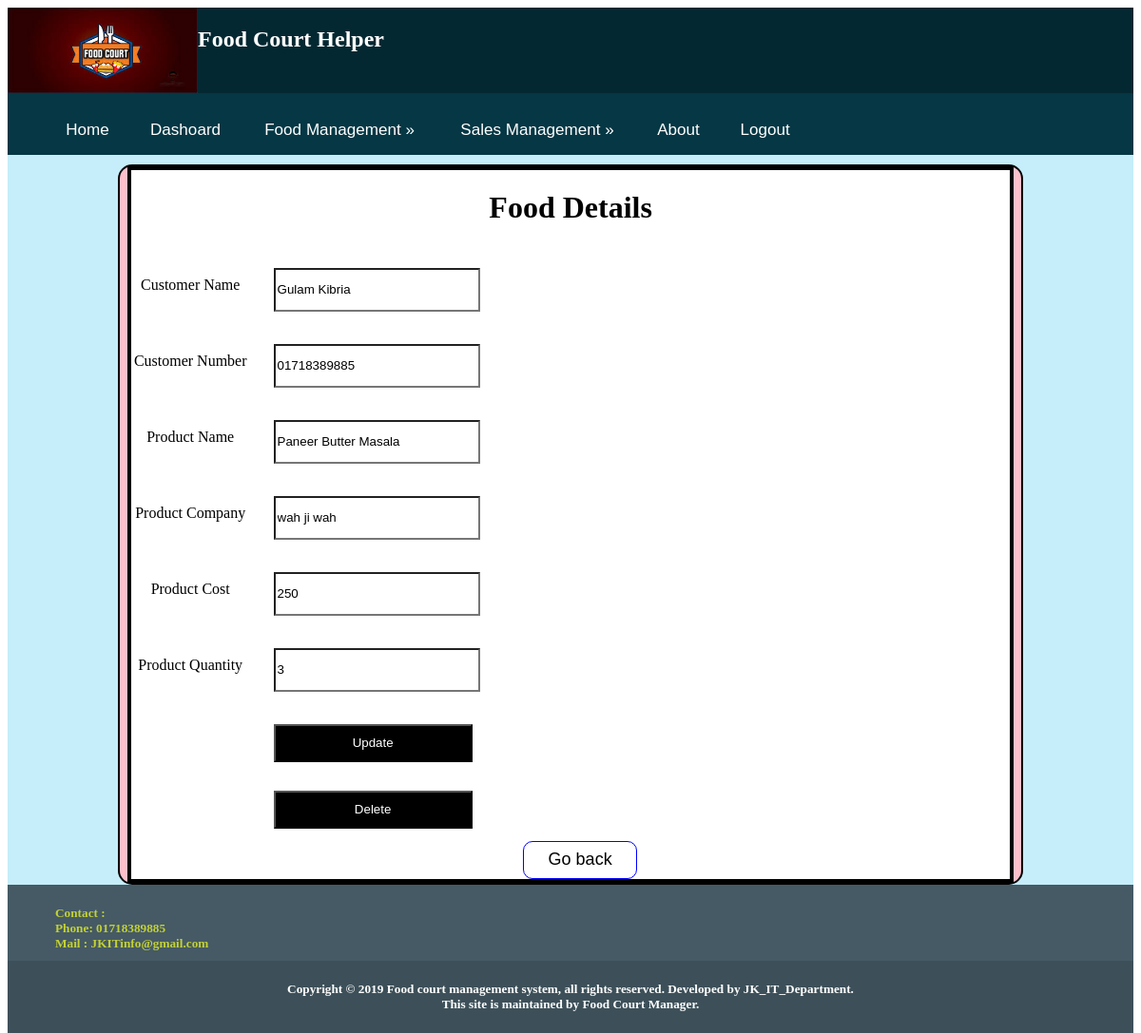
The app's page /main/updatesalesdetails.php?id=11 (signed in) with its own data.
### tables this page shows
CREATE TABLE `sales_details` (
  `c_name` varchar(222) NOT NULL,
  `id` int(11) NOT NULL,
  `c_phone` varchar(222) NOT NULL,
  `p_name` varchar(222) NOT NULL,
  `p_company` varchar(222) NOT NULL,
  `p_cost` int(11) NOT NULL,
  `p_quantity` int(11) NOT NULL
);

### main/include/Database.php (called while the page is built, shortened)
<?php
	Class Database{
	 public $host   = DB_HOST;
	 public $user   = DB_USER;
	 public $pass   = DB_PASS;
	 public $dbname = DB_NAME;
	 public $link;
	private function connectDB(){
		 $this->link = new mysqli($this->host, $this->user, $this->pass,$this->dbname);
	 }
	public function select($query){
		  $result = $this->link->query($query) or die($this->link->error.__LINE__);
		  if($result->num_rows > 0){
			return $result;
		  } else {
				return false;
		  }
	 }
}

### main/updatesalesdetails.php (the view, shortened to what this page needs)
<?php
	include ("include/Database.php");
?>
<?php
	$id=$_GET['id'];
	$db= new Database();
	$query= "SELECT * FROM sales_details WHERE id=$id";
	$getData= $db->select($query)->fetch_assoc();
?>
<!DOCTYPE html>
<html>
	<head>
		<link rel="stylesheet" type="text/css" href="style.css">
	</head>
	<body>
		<div class="full_height">
			<div class="Head">
				<?php
					include ("include/headermain.php");
				?>
				<div id="Head2">
					<ul>
                    <li><a href="Home.php">Home</a></li>
                    <li><a href="Dashoard.php">Dashoard</a></li>
					<li><a href="#">Food Management &raquo;</a>
					</li>
                    <li><a href="#">Sales Management &raquo;</a>
                    </li>
					<li><a href="About.php">About</a></li>
                    <li> <a href="?logout=true"><span>Logout</span></a></li>
					</ul>
				</div>
			</div>
			<div class="Feed">
				<div class="addFood">
					<form align="center" action="" method="post" >
						<div class="addFood1">
							<div class="foodDetails_titel">
								<h1 style="color:black;">Food Details</h1>
								 <form action="updatefoodDetails.php?id=<?php echo $id;?>" method="post">
										<table id="">
											<tr>
												<td>
													<label>Customer Name</label>
												</td>
												<td>
													<input id="A" type="text" value="<?php echo $getData['c_name']?>" name="c_name"  />
												</td>
											</tr>
											<tr>
												<td>
													<label>Customer Number</label>
												</td>
												<td>
													<input id="A" type="text" value="<?php echo $getData['c_phone']?>" name="c_phone"  />
												</td>
											</tr>
											<tr>
												<td>
													<label>Product Name</label>
												</td>
												<td>
													<input id="A" type="text" value="<?php echo $getData['p_name']?>" name="p_name"  />
												</td>
											</tr>
											<tr>
												<td>
													<label>Product Company</label>
												</td>
												<td>
													<input id="A" type="text" value="<?php echo $getData['p_company']?>" name="p_company"  />
												</td>
											</tr>
											<tr>
												<td>
													<label>Product Cost</label>
												</td>
												<td>
													<input id="A" type="text" value="<?php echo $getData['p_cost']?>" name="p_cost"  />
												</td>
											</tr>
											 <tr>
												<td>
													<label>Product Quantity</label>
												</td>
												<td>
													<input id="A" type="text" value="<?php echo $getData['p_quantity']?>" name="p_quantity"  />
												</td>
											</tr>
											 <tr>
												<td>
												</td>
												<td>
													<input class="but" type="submit" name="update" Value="Update" />
													<input class="but" type="submit" name="delete" value="Delete" />
												</td>
											</tr>
										</table>
								</form>
									<button style="margin-left:20px;background-color:white;height:40px;width:120px;border-radius:10px;border: 1px solid blue"> <a style="text-decoration:none;color:black;font-size:18px;" href="salesDetails.php">Go back</a></button>
							</div>
						</div>
					</form>
				</div>
			</div>
			<?php
				include ("include/footer.php");
			?>
		</div>
	</body>
</html>

### main/Style.css (style rules this page uses)
.full_height { height:auto; min-width:300px; max-width: 1600px; min-height: 550; max-height: 1700px; }
.Head { width:100%; min-width:300px; height:auto; background:#042832; color:white; float:left; }
#Head2 { width:100%; height:auto; background:#053744; color:white; float:left; }
#Head2 a { display: block; color:white; text-decoration: none; height: 25px; transition:1s; transform:scale(.95); }
#Head2 ul { list-style-type: none; background-color: #fff; z-index:999; }
#Head2 ul li { float: left; position: relative; }
#Head2 ul li:last-child { border-right: none; }
#Head2 ul li a { text-decoration: none; font-size: 18px; color:#fff; display: block; padding: 12px 20px; font-family:arial; }
.Feed { width:100%; height:auto; min-height:500px; background:#c5edfa; color:white; overflow: hidden; min-width:300px; }
input { margin-bottom:10px; margin-top: 20px; width: 80%; height: 40px; margin-left: 2vw; margin-right: 4vw; background: black; color: white; }
.loginMain input[type="password"],input[type="text"],input[type="email"] { background: white; color: black; width: 80%; height: 40px; }
.addFood { background: pink; color: white; height: auto; border-radius:15px; width: 80%; margin:0 auto; margin-top:10px; border:2px solid black; }
.addFood1 { width: 98%; height: auto; background: white; border:2px solid black; margin: 0 auto; }
.foodDetails_titel { width: 99.6%; color:black; height: auto; background: white; border:2px solid black; margin: 0 auto; }

### records on screen
sales_details: c_name "Gulam Kibria", c_phone "01718389885", p_name "Paneer Butter Masala", p_company "wah ji wah", p_cost "250", p_quantity "3"
